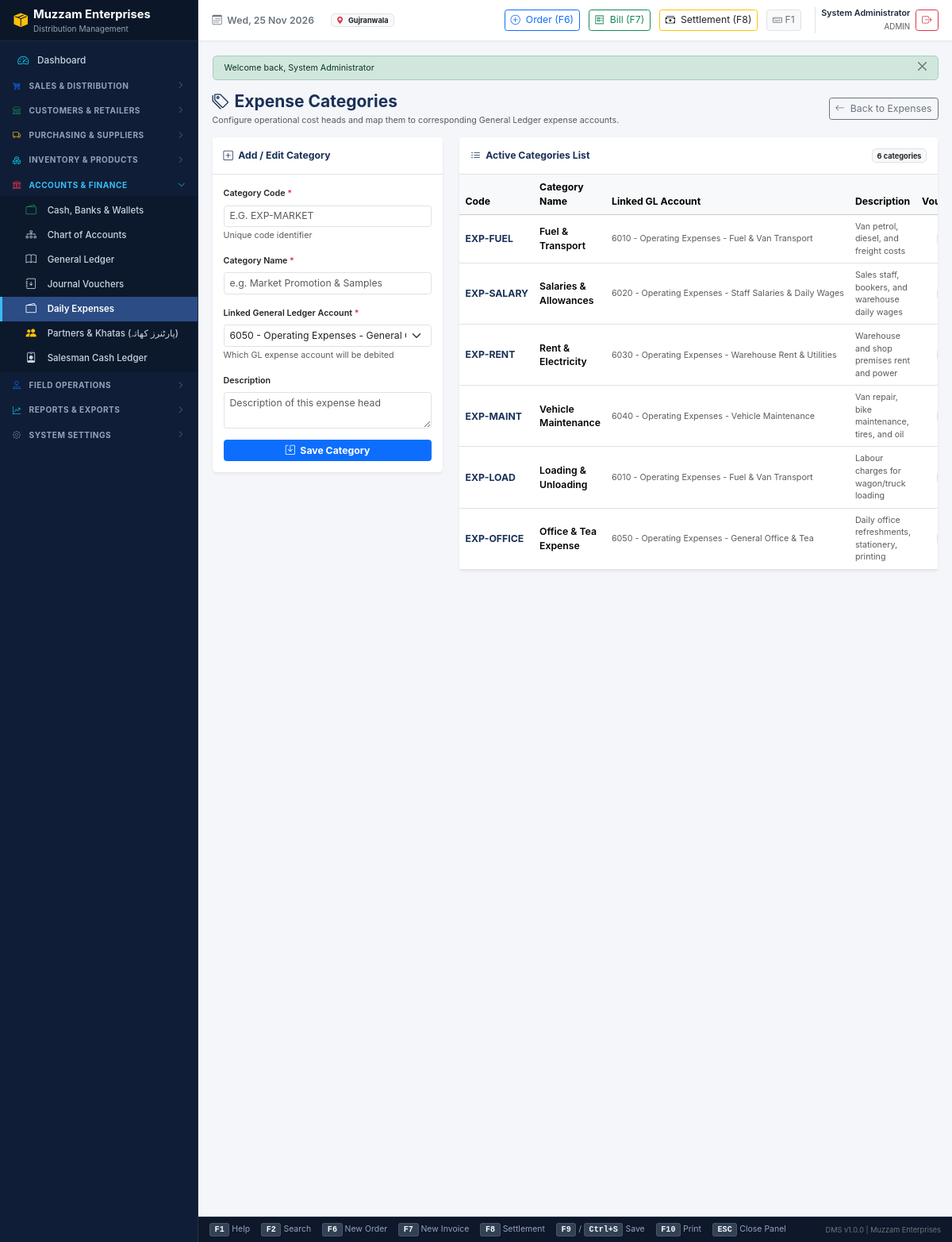
The app's page /modules/expenses/categories.php (signed in) with its own data.
### tables this page shows
CREATE TABLE `settings` (
  `id` INT UNSIGNED NOT NULL AUTO_INCREMENT,
  `setting_group` VARCHAR(50) NOT NULL DEFAULT 'general',
  `setting_key` VARCHAR(100) NOT NULL UNIQUE,
  `setting_value` TEXT DEFAULT NULL,
  `data_type` ENUM('string', 'number', 'boolean', 'json') NOT NULL DEFAULT 'string',
  `description` VARCHAR(255) DEFAULT NULL,
  `updated_at` DATETIME NOT NULL DEFAULT CURRENT_TIMESTAMP ON UPDATE CURRENT_TIMESTAMP,
  PRIMARY KEY (`id`),
  INDEX `idx_settings_group` (`setting_group`)
);

CREATE TABLE `expense_categories` (
  `id` INT UNSIGNED NOT NULL AUTO_INCREMENT,
  `category_code` VARCHAR(20) NOT NULL UNIQUE,
  `category_name` VARCHAR(100) NOT NULL,
  `account_id` INT UNSIGNED DEFAULT NULL,
  `description` VARCHAR(255) DEFAULT NULL,
  `is_active` TINYINT(1) NOT NULL DEFAULT 1,
  `created_at` DATETIME NOT NULL DEFAULT CURRENT_TIMESTAMP,
  PRIMARY KEY (`id`),
  CONSTRAINT `fk_ec_acc` FOREIGN KEY (`account_id`) REFERENCES `accounts` (`id`) ON DELETE SET NULL
);

CREATE TABLE `accounts` (
  `id` INT UNSIGNED NOT NULL AUTO_INCREMENT,
  `account_code` VARCHAR(30) NOT NULL UNIQUE,
  `account_name` VARCHAR(150) NOT NULL,
  `account_type` ENUM('asset', 'liability', 'equity', 'revenue', 'expense') NOT NULL,
  `sub_type` ENUM(
    'cash',
    'bank',
    'wallet',
    'accounts_receivable',
    'accounts_payable',
    'inventory',
    'sales',
    'sales_discount',
    'sales_return',
    'cost_of_goods_sold',
    'expense',
    'equity'
  ) NOT NULL,
  `bank_name` VARCHAR(100) DEFAULT NULL,
  `account_number` VARCHAR(100) DEFAULT NULL,
  `branch_code` VARCHAR(50) DEFAULT NULL,
  `notes` TEXT DEFAULT NULL,
  `opening_balance` DECIMAL(15,2) NOT NULL DEFAULT 0.00,
  `current_balance` DECIMAL(15,2) NOT NULL DEFAULT 0.00,
  `is_system` TINYINT(1) NOT NULL DEFAULT 0,
  `is_active` TINYINT(1) NOT NULL DEFAULT 1,
  `created_at` DATETIME NOT NULL DEFAULT CURRENT_TIMESTAMP,
  `updated_at` DATETIME NOT NULL DEFAULT CURRENT_TIMESTAMP ON UPDATE CURRENT_TIMESTAMP,
  PRIMARY KEY (`id`),
  INDEX `idx_acc_code` (`account_code`),
  INDEX `idx_acc_type` (`account_type`, `sub_type`)
);

### config/database.php (called while the page is built, shortened)
<?php
class Database {
    private static ?PDO $instance = null;
    public static function getConnection(): PDO {
        if (self::$instance === null) {
            $dsn = "mysql:host=" . DB_HOST . ";port=" . DB_PORT . ";dbname=" . DB_NAME . ";charset=" . DB_CHARSET;
            $options = [
                PDO::ATTR_ERRMODE            => PDO::ERRMODE_EXCEPTION,
                PDO::ATTR_DEFAULT_FETCH_MODE => PDO::FETCH_ASSOC,
                PDO::ATTR_EMULATE_PREPARES   => false,
                PDO::MYSQL_ATTR_INIT_COMMAND => "SET NAMES utf8mb4 COLLATE utf8mb4_unicode_ci, time_zone = '" . (defined('DB_TIMEZONE') ? DB_TIMEZONE : '+05:00') . "'"
            ];
            try {
                self::$instance = new PDO($dsn, DB_USER, DB_PASS, $options);
            } catch (PDOException $e) {
                $logFile = LOGS_PATH . DIRECTORY_SEPARATOR . 'db_errors.log';
                $timestamp = date('Y-m-d H:i:s');
                $message = "[{$timestamp}] PDO Connection Failed: " . $e->getMessage() . PHP_EOL;
                @file_put_contents($logFile, $message, FILE_APPEND);
                throw new Exception("Database connection failure. Please verify MySQL service status or run setup.");
            }
        }
        return self::$instance;
    }
}
function db(): PDO {
    return Database::getConnection();
}

### includes/functions.php (called while the page is built, shortened)
<?php
function e($value): string {
    return htmlspecialchars((string)($value ?? ''), ENT_QUOTES, 'UTF-8');
}
function get_setting(string $key, string $default = ''): string {
    static $cache = [];
    if (isset($cache[$key])) {
        return $cache[$key];
    }
    try {
        $stmt = db()->prepare("SELECT setting_value FROM settings WHERE setting_key = ? LIMIT 1");
        $stmt->execute([$key]);
        $val = $stmt->fetchColumn();
        $cache[$key] = ($val !== false) ? (string)$val : $default;
        return $cache[$key];
    } catch (Exception $e) {
        return $default;
    }
}

### includes/auth.php (called while the page is built, shortened)
<?php
function is_logged_in(): bool {
    return !empty($_SESSION['user_id']) && !empty($_SESSION['username']);
}
function current_user(): ?array {
    return [
        'id'        => (int)$_SESSION['user_id'],
        'username'  => $_SESSION['username'],
        'full_name' => $_SESSION['full_name'] ?? 'User',
        'email'     => $_SESSION['email'] ?? '',
        'roles'     => $_SESSION['roles'] ?? []
    ];
}

### includes/response.php (called while the page is built, shortened)
<?php
if (!function_exists('get_flash_messages')) {
    function get_flash_messages(): array {
        if (session_status() === PHP_SESSION_ACTIVE && !empty($_SESSION['flash_messages'])) {
            $messages = $_SESSION['flash_messages'];
            return $messages;
        }
        return [];
    }
}

### includes/database_helpers.php (called while the page is built, shortened)
<?php
function db_fetch_all(string $sql, array $params = []): array {
    $stmt = db()->prepare($sql);
    $stmt->execute($params);
    return $stmt->fetchAll();
}

### modules/expenses/categories.php (the view, shortened to what this page needs)
<?php
require_once INCLUDES_PATH . '/auth.php';
$categories = db_fetch_all("
    SELECT ec.*, a.account_code, a.account_name,
        (SELECT COUNT(e.id) FROM expenses e WHERE e.expense_category_id = ec.id) as expense_count,
        (SELECT COALESCE(SUM(e.amount), 0) FROM expenses e WHERE e.expense_category_id = ec.id) as total_spent
    FROM expense_categories ec
    LEFT JOIN accounts a ON ec.account_id = a.id
    ORDER BY ec.id ASC
");
$expenseAccounts = db_fetch_all("
    SELECT id, account_code, account_name
    FROM accounts
    WHERE account_type = 'expense' AND is_active = 1
    ORDER BY account_code ASC
");
require_once INCLUDES_PATH . '/header.php';
require_once INCLUDES_PATH . '/sidebar.php';
require_once INCLUDES_PATH . '/topbar.php';
?>
        <div class="d-flex justify-content-between align-items-center mb-3">
            <div>
                <h4 class="mb-1 text-navy fw-bold">
                    <i class="bi bi-tags me-2"></i>Expense Categories
                </h4>
                <p class="text-muted small mb-0">Configure operational cost heads and map them to corresponding General Ledger expense accounts.</p>
            </div>
            <div>
                <a href="index.php" class="btn btn-outline-secondary btn-sm">
                    <i class="bi bi-arrow-left me-1"></i> Back to Expenses
                </a>
            </div>
        </div>
        <div class="row g-4">
            <div class="col-lg-4">
                <div class="card border-0 shadow-sm sticky-top" style="top: 20px;">
                    <div class="card-header bg-white py-3 border-bottom">
                        <div class="fw-bold text-navy"><i class="bi bi-plus-square me-1"></i> Add / Edit Category</div>
                    </div>
                    <div class="card-body p-3">
                        <form method="POST" action="categories.php">
                            <div class="mb-3">
                                <label class="form-label small fw-semibold">Category Code <span class="text-danger">*</span></label>
                                <input type="text" name="category_code" class="form-control form-control-sm text-uppercase" placeholder="e.g. EXP-MARKET" required>
                                <div class="form-text">Unique code identifier</div>
                            </div>
                            <div class="mb-3">
                                <label class="form-label small fw-semibold">Category Name <span class="text-danger">*</span></label>
                                <input type="text" name="category_name" class="form-control form-control-sm" placeholder="e.g. Market Promotion & Samples" required>
                            </div>
                            <div class="mb-3">
                                <label class="form-label small fw-semibold">Linked General Ledger Account <span class="text-danger">*</span></label>
                                <select name="account_id" class="form-select form-select-sm" required>
                                    <?php foreach ($expenseAccounts as $acc): ?>
                                        <option value="<?= $acc['id'] ?>" <?= $acc['id'] == 6050 ? 'selected' : '' ?>>
                                            <?= htmlspecialchars($acc['account_code']) ?> - <?= htmlspecialchars($acc['account_name']) ?>
                                        </option>
                                    <?php endforeach; ?>
                                </select>
                                <div class="form-text">Which GL expense account will be debited</div>
                            </div>
                            <div class="mb-3">
                                <label class="form-label small fw-semibold">Description</label>
                                <textarea name="description" class="form-control form-control-sm" rows="2" placeholder="Description of this expense head"></textarea>
                            </div>
                            <button type="submit" class="btn btn-primary btn-sm w-100 fw-bold">
                                <i class="bi bi-save me-1"></i> Save Category
                            </button>
                        </form>
                    </div>
                </div>
            </div>
            <div class="col-lg-8">
                <div class="card border-0 shadow-sm">
                    <div class="card-header bg-white py-3 border-bottom d-flex justify-content-between align-items-center">
                        <div class="fw-bold text-navy"><i class="bi bi-list-ul me-1"></i> Active Categories List</div>
                        <span class="badge bg-light text-dark border"><?= count($categories) ?> categories</span>
                    </div>
                    <div class="card-body p-0">
                        <div class="table-responsive">
                            <table class="table table-hover align-middle mb-0">
                                <thead class="table-light">
                                    <tr>
                                        <th>Code</th>
                                        <th>Category Name</th>
                                        <th>Linked GL Account</th>
                                        <th>Description</th>
                                        <th class="text-center">Vouchers</th>
                                    </tr>
                                </thead>
                                <tbody>
                                    <?php foreach ($categories as $cat): ?>
                                        <tr>
                                            <td class="fw-bold text-navy text-nowrap"><?= htmlspecialchars($cat['category_code']) ?></td>
                                            <td class="fw-semibold"><?= htmlspecialchars($cat['category_name']) ?></td>
                                            <td class="small text-muted text-nowrap">
                                                <?= htmlspecialchars($cat['account_code']) ?> - <?= htmlspecialchars($cat['account_name'] ?? 'Default Expense') ?>
                                            </td>
                                            <td class="small text-muted"><?= htmlspecialchars($cat['description'] ?: '—') ?></td>
                                            <td class="text-center">
                                            </td>
                                        </tr>
                                    <?php endforeach; ?>
                                </tbody>
                            </table>
                        </div>
                    </div>
                </div>
            </div>
        </div>
<?php require_once INCLUDES_PATH . '/footer.php'; ?>

### includes/topbar.php (shortened to what this page needs)
<?php
$user = current_user();
?>
<div class="dms-main">
    <header class="dms-topbar">
        <div class="dms-topbar-left">
            <span class="fw-semibold text-secondary">
                <i class="bi bi-calendar3 me-1"></i> <?= date('D, d M Y') ?>
            </span>
            <span class="badge bg-light text-dark border ms-2">
                <i class="bi bi-geo-alt-fill text-danger me-1"></i> <?= e(get_setting('city', 'Gujranwala')) ?>
            </span>
        </div>
        <div class="dms-topbar-right">
            <a href="<?= APP_URL ?>/modules/orders/create.php" class="btn btn-sm btn-outline-primary py-1 px-2" title="New Booking Order (F6)">
                <i class="bi bi-plus-circle me-1"></i> Order (F6)
            </a>
            <a href="<?= APP_URL ?>/modules/invoices/create.php" class="btn btn-sm btn-outline-success py-1 px-2" title="New Sales Invoice (F7)">
                <i class="bi bi-receipt me-1"></i> Bill (F7)
            </a>
            <a href="<?= APP_URL ?>/modules/settlements/create.php" class="btn btn-sm btn-outline-warning text-dark py-1 px-2" title="Daily Route Settlement (F8)">
                <i class="bi bi-cash-stack me-1"></i> Settlement (F8)
            </a>
            <button type="button" class="btn btn-sm btn-light border py-1 px-2 text-secondary" onclick="openDrawer('drawer-shortcuts-help')" title="Keyboard Shortcuts (F1)">
                <i class="bi bi-keyboard"></i> F1
            </button>
            <div class="d-flex align-items-center ms-2 ps-2 border-start">
                <div class="text-end me-2 d-none d-md-block">
                    <div class="fw-semibold small leading-none"><?= e($user['full_name'] ?? 'User') ?></div>
                    <small class="text-muted" style="font-size:0.7rem;"><?= e(strtoupper(implode(', ', $user['roles'] ?? ['USER']))) ?></small>
                </div>
                <a href="<?= APP_URL ?>/logout.php" class="btn btn-sm btn-outline-danger py-1 px-2" title="Sign Out">
                    <i class="bi bi-box-arrow-right"></i>
                </a>
            </div>
        </div>
    </header>
    <main class="dms-content">
        <?php foreach (get_flash_messages() as $msg): ?>
            <div class="alert alert-<?= e($msg['type']) ?> alert-dismissible fade show py-2 px-3 small mb-3" role="alert">
                <?= e($msg['message']) ?>
                <button type="button" class="btn-close py-2" data-bs-dismiss="alert" aria-label="Close"></button>
            </div>
        <?php endforeach; ?>

### assets/css/app.css (style rules this page uses)
:root { --dms-navy-dark: #0f1e36; --dms-navy: #1a3158; --dms-navy-light: #2b4c84; --dms-primary: #1d4ed8; --dms-primary-hover: #1e40af; --dms-bg: #f4f6fa; --dms-card-bg: #ffffff; --dms-border: #e2e8f0; --dms-text: #1e293b; --dms-text-muted: #64748b; --dms-accent: #f59e0b; --dms-success: #10b981; --dms-danger: #ef4444; }
.text-navy { color: var(--dms-navy) !important; }
html, body { height: 100%; margin: 0; padding: 0; overflow: hidden; background-color: var(--dms-bg); color: var(--dms-text); font-family: -apple-system, BlinkMacSystemFont, "Segoe UI", Roboto, "Helvetica Neue", Arial, sans-serif; font-size: 0.875rem; line-height: 1.45; }
.dms-main { flex-grow: 1; height: 100vh; max-height: 100vh; display: flex; flex-direction: column; min-width: 0; overflow: hidden; }
.dms-topbar { height: 52px; min-height: 52px; max-height: 52px; flex-shrink: 0; background-color: #ffffff; border-bottom: 1px solid var(--dms-border); display: flex; align-items: center; justify-content: space-between; padding: 0 1.25rem; box-shadow: 0 1px 2px rgba(0,0,0,0.03); z-index: 100; }
.dms-topbar-left { display: flex; align-items: center; gap: 1rem; }
.dms-topbar-right { display: flex; align-items: center; gap: 0.75rem; }
.dms-content, .dms-main-content { flex-grow: 1; overflow-y: auto; overflow-x: auto; padding: 1.25rem; background-color: var(--dms-bg); }

### records on screen
settings: setting_value "Gujranwala"
expense_categories: category_code "EXP-FUEL", category_name "Fuel & Transport", account.account_code "6010", account.account_name "Operating Expenses - Fuel & Van Transport", description "Van petrol, diesel, and freight costs"
expense_categories: category_code "EXP-SALARY", category_name "Salaries & Allowances", account.account_code "6020", account.account_name "Operating Expenses - Staff Salaries & Daily Wages", description "Sales staff, bookers, and warehouse daily wages"
expense_categories: category_code "EXP-RENT", category_name "Rent & Electricity", account.account_code "6030", account.account_name "Operating Expenses - Warehouse Rent & Utilities", description "Warehouse and shop premises rent and power"
expense_categories: category_code "EXP-MAINT", category_name "Vehicle Maintenance", account.account_code "6040", account.account_name "Operating Expenses - Vehicle Maintenance", description "Van repair, bike maintenance, tires, and oil"
expense_categories: category_code "EXP-LOAD", category_name "Loading & Unloading", account.account_code "6010", account.account_name "Operating Expenses - Fuel & Van Transport", description "Labour charges for wagon/truck loading"
expense_categories: category_code "EXP-OFFICE", category_name "Office & Tea Expense", account.account_code "6050", account.account_name "Operating Expenses - General Office & Tea", description "Daily office refreshments, stationery, printing"

### other values on screen
CLIENT_NAME "Muzzam Enterprises"
$user['full_name'] "System Administrator"
implode(', ', $user['roles'] ?? ['USER']) "ADMIN"
$msg['message'] "Welcome back, System Administrator"
count($categories) "6"
APP_VERSION "1.0.0"
form field account_id "6050 - Operating Expenses - General Office & Tea"
